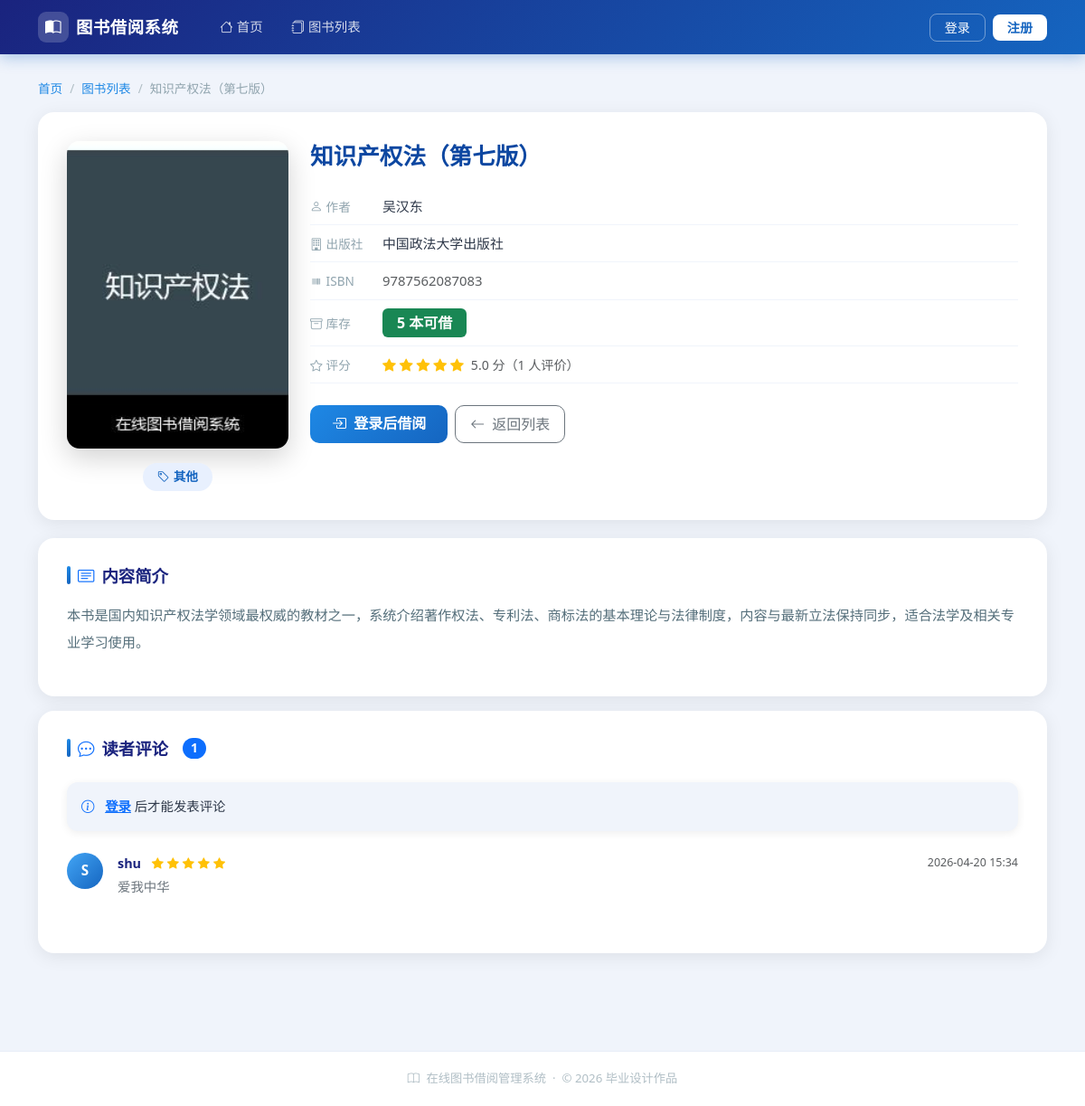
The page /book/28 on the database its author committed.
### models.py (models this page shows, shortened)
class Book(db.Model):
    __tablename__ = 'book'
    id = db.Column(db.Integer, primary_key=True)
    title = db.Column(db.String(100), nullable=False)
    author = db.Column(db.String(50), nullable=False)
    publisher = db.Column(db.String(100))
    isbn = db.Column(db.String(30), unique=True)
    description = db.Column(db.Text)
    cover_image = db.Column(db.String(200), default='default.jpg')
    stock = db.Column(db.Integer, default=1)
    category = db.Column(db.String(50), default='其他')   # 图书分类
    created_at = db.Column(db.DateTime, default=datetime.now)
    borrow_records = db.relationship('BorrowRecord', backref='book', lazy=True)
    comments = db.relationship('Comment', backref='book', lazy=True)

class Comment(db.Model):
    __tablename__ = 'comment'
    id = db.Column(db.Integer, primary_key=True)
    user_id = db.Column(db.Integer, db.ForeignKey('user.id'), nullable=False)
    book_id = db.Column(db.Integer, db.ForeignKey('book.id'), nullable=False)
    content = db.Column(db.Text, nullable=False)             # 评论内容
    rating = db.Column(db.Integer, default=5)                # 评分 1-5
    created_at = db.Column(db.DateTime, default=datetime.now)

class User(db.Model):
    __tablename__ = 'user'
    id = db.Column(db.Integer, primary_key=True)
    username = db.Column(db.String(50), unique=True, nullable=False)
    password = db.Column(db.String(200), nullable=False)
    email = db.Column(db.String(100), unique=True, nullable=False)
    is_admin = db.Column(db.Boolean, default=False)
    created_at = db.Column(db.DateTime, default=datetime.now)
    borrow_records = db.relationship('BorrowRecord', backref='user', lazy=True)
    comments = db.relationship('Comment', backref='user', lazy=True)

### app.py (the view)
@app.route('/book/<int:book_id>')
def book_detail(book_id):
    book = Book.query.get_or_404(book_id)
    comments = Comment.query.filter_by(book_id=book_id)\
                             .order_by(Comment.created_at.desc()).all()
    already_commented = False
    if 'user_id' in session:
        already_commented = Comment.query.filter_by(
            user_id=session['user_id'], book_id=book_id).first() is not None
    return render_template('book_detail.html', book=book,
                           comments=comments,
                           already_commented=already_commented)

### templates/book_detail.html (shortened to what this page needs)
{% extends 'base.html' %}
{% block content %}
<nav aria-label="breadcrumb">
    <ol class="breadcrumb">
        <li class="breadcrumb-item"><a href="{{ url_for('index') }}">首页</a></li>
        <li class="breadcrumb-item"><a href="{{ url_for('book_list') }}">图书列表</a></li>
        <li class="breadcrumb-item active">{{ book.title }}</li>
    </ol>
</nav>
<div class="detail-card">
    <div class="row g-4 align-items-start">
        <div class="col-md-3 text-center">
            <img src="{{ url_for('static', filename='images/' + book.cover_image) }}"
                 class="book-detail-cover" alt="{{ book.title }}"
                 onerror="this.src='{{ url_for('static', filename='images/default.jpg') }}'">
            {% if book.category %}
            <div class="mt-3">
                <span class="badge rounded-pill px-3 py-2"
                      style="background:#e8f0fe;color:#1565c0;font-size:.85rem">
                    <i class="bi bi-tag me-1"></i>{{ book.category }}
                </span>
            </div>
            {% endif %}
        </div>
        <div class="col-md-9">
            <h2 class="book-detail-title">{{ book.title }}</h2>
            <div class="info-row">
                <span class="info-label"><i class="bi bi-person me-1"></i>作者</span>
                <span class="info-value">{{ book.author }}</span>
            </div>
            {% if book.publisher %}
            <div class="info-row">
                <span class="info-label"><i class="bi bi-building me-1"></i>出版社</span>
                <span class="info-value">{{ book.publisher }}</span>
            </div>
            {% endif %}
            {% if book.isbn %}
            <div class="info-row">
                <span class="info-label"><i class="bi bi-upc me-1"></i>ISBN</span>
                <span class="info-value text-muted">{{ book.isbn }}</span>
            </div>
            {% endif %}
            <div class="info-row">
                <span class="info-label"><i class="bi bi-archive me-1"></i>库存</span>
                <span class="info-value">
                    {% if book.stock > 0 %}
                        <span class="badge bg-success px-3 py-2 fs-6">{{ book.stock }} 本可借</span>
                    {% else %}
                        <span class="badge bg-secondary px-3 py-2 fs-6">暂无库存</span>
                    {% endif %}
                </span>
            </div>
            {% if comments %}
            <div class="info-row">
                <span class="info-label"><i class="bi bi-star me-1"></i>评分</span>
                <span class="info-value">
                    {% set avg = (comments | sum(attribute='rating')) / comments|length %}
                    {% for i in range(1, 6) %}
                        <i class="bi bi-star{% if i <= avg|round %}-fill text-warning{% else %} text-muted{% endif %}"></i>
                    {% endfor %}
                    <span class="text-muted ms-1" style="font-size:.88rem">
                        {{ '%.1f'|format(avg) }} 分（{{ comments|length }} 人评价）
                    </span>
                </span>
            </div>
            {% endif %}
            <div class="mt-4 d-flex gap-2 flex-wrap">
                {% if session.get('user_id') %}
                    {% if book.stock > 0 %}
                        <a href="{{ url_for('borrow_book', book_id=book.id) }}"
                           class="btn btn-primary px-4 py-2"
                           onclick="return confirm('确认借阅《{{ book.title }}》？')">
                            <i class="bi bi-bookmark-plus me-1"></i> 立即借阅
                        </a>
                    {% else %}
                        <button class="btn btn-secondary px-4 py-2" disabled>
                            <i class="bi bi-x-circle me-1"></i> 库存不足
                        </button>
                    {% endif %}
                {% else %}
                    <a href="{{ url_for('login') }}" class="btn btn-primary px-4 py-2">
                        <i class="bi bi-box-arrow-in-right me-1"></i> 登录后借阅
                    </a>
                {% endif %}
                <a href="{{ url_for('book_list') }}" class="btn btn-outline-secondary px-3 py-2">
                    <i class="bi bi-arrow-left me-1"></i> 返回列表
                </a>
            </div>
        </div>
    </div>
</div>
{% if book.description %}
<div class="desc-card mt-3">
    <div class="section-title mb-3">
        <span class="title-dot"></span>
        <i class="bi bi-card-text text-primary"></i> 内容简介
    </div>
    <p>{{ book.description }}</p>
</div>
{% endif %}
<div class="desc-card mt-3">
    <div class="section-title mb-4">
        <span class="title-dot"></span>
        <i class="bi bi-chat-dots text-primary"></i> 读者评论
        <span class="badge bg-primary rounded-pill ms-2">{{ comments|length }}</span>
    </div>
    {% if session.get('user_id') %}
        {% if not already_commented %}
        <form method="POST" action="{{ url_for('add_comment', book_id=book.id) }}" class="mb-4">
            <div class="mb-3">
                <label class="form-label-sm-bold">我的评分</label>
                <div class="d-flex gap-2 align-items-center" id="star-wrap">
                    {% for i in range(1, 6) %}
                    <label style="cursor:pointer;font-size:1.6rem;color:#ffc107" title="{{ i }}星">
                        <input type="radio" name="rating" value="{{ i }}"
                               style="display:none" {% if i == 5 %}checked{% endif %}>
                        <i class="bi bi-star-fill" id="star-{{ i }}"></i>
                    </label>
                    {% endfor %}
                    <span class="text-muted small ms-1" id="star-label">5 星</span>
                </div>
            </div>
            <div class="mb-3">
                <label class="form-label-sm-bold">评论内容</label>
                <textarea name="content" class="form-control" rows="3"
                          placeholder="说说你对这本书的看法..." required
                          style="border:1.5px solid #dde3f0;border-radius:10px;
                                 background:#f8faff;font-size:.93rem"></textarea>
            </div>
            <button type="submit" class="btn btn-primary px-4">
                <i class="bi bi-send me-1"></i> 发表评论
            </button>
        </form>
        {% else %}
        <div class="alert alert-info border-0 rounded-3 mb-4" style="font-size:.9rem">
            <i class="bi bi-check-circle me-2"></i>你已经评论过这本书了
        </div>
        {% endif %}
    {% else %}
    <div class="alert border-0 rounded-3 mb-4"
         style="background:#f0f4fb;font-size:.9rem">
        <i class="bi bi-info-circle me-2 text-primary"></i>
        <a href="{{ url_for('login') }}" class="text-primary fw-bold">登录</a> 后才能发表评论
    </div>
    {% endif %}
    {% if comments %}
        {% for c in comments %}
        <div class="d-flex gap-3 mb-3 pb-3 {% if not loop.last %}border-bottom{% endif %}"
             style="border-color:#f0f4fb!important">
            <div style="width:40px;height:40px;border-radius:50%;flex-shrink:0;
                        background:linear-gradient(135deg,#42a5f5,#1565c0);
                        display:flex;align-items:center;justify-content:center;
                        color:#fff;font-weight:700;font-size:.95rem">
                {{ c.user.username[0] | upper }}
            </div>
            <div class="flex-grow-1">
                <div class="d-flex justify-content-between align-items-center mb-1">
                    <div>
                        <span class="fw-semibold" style="color:#1a237e;font-size:.9rem">
                            {{ c.user.username }}
                        </span>
                        <span class="ms-2">
                            {% for i in range(1, 6) %}
                                <i class="bi bi-star{% if i <= c.rating %}-fill text-warning{% else %} text-muted{% endif %}"
                                   style="font-size:.82rem"></i>
                            {% endfor %}
                        </span>
                    </div>
                    <div class="d-flex align-items-center gap-2">
                        <span class="text-muted" style="font-size:.78rem">
                            {{ c.created_at.strftime('%Y-%m-%d %H:%M') }}
                        </span>
                    </div>
                </div>
                <p class="mb-0 text-secondary" style="font-size:.9rem;line-height:1.7">
                    {{ c.content }}
                </p>
            </div>
        </div>
        {% endfor %}
    {% else %}
        <div class="text-center py-4">
            <i class="bi bi-chat-square text-muted" style="font-size:2.5rem"></i>
            <p class="text-muted mt-2 mb-0">暂无评论，快来发表第一条评论吧！</p>
        </div>
    {% endif %}
</div>
{% endblock %}

### static/css/style.css (style rules this page uses)
*, *::before, *::after { box-sizing: border-box; }
body { font-family: "Microsoft YaHei", "PingFang SC", "Segoe UI", sans-serif; background: #f0f4fb; color: #2d3748; font-size: 15px; }
a { transition: color .2s; }
.alert { border: none !important; border-radius: 12px !important; box-shadow: 0 2px 10px rgba(0,0,0,.07); font-size: .92rem; }
.section-title { font-size: 1.15rem; font-weight: 800; color: #1a237e; display: flex; align-items: center; gap: 8px; margin-bottom: 18px; }
.section-title .title-dot { width: 4px; height: 20px; background: linear-gradient(#1e88e5, #1565c0); border-radius: 2px; }
.detail-card { border: none !important; border-radius: 18px !important; box-shadow: 0 4px 20px rgba(0,0,0,.08); padding: 32px; background: #fff; margin-bottom: 20px; }
.book-detail-cover { width: 100%; max-height: 340px; object-fit: cover; border-radius: 14px; box-shadow: 0 10px 30px rgba(0,0,0,.18); }
.book-detail-title { font-size: 1.6rem; font-weight: 800; color: #0d47a1; line-height: 1.3; margin-bottom: 18px; }
.info-row { display: flex; align-items: baseline; gap: 8px; padding: 9px 0; border-bottom: 1px solid #f0f4fb; font-size: .93rem; }
.info-label { color: #90a4ae; width: 72px; flex-shrink: 0; font-size: .85rem; }
.info-value { color: #2d3748; font-weight: 500; }
.desc-card { border: none !important; border-radius: 18px !important; box-shadow: 0 4px 20px rgba(0,0,0,.08); padding: 28px 32px; background: #fff; }
.desc-card p { line-height: 1.95; color: #546e7a; font-size: .95rem; }
.breadcrumb { background: none; padding: 0 0 16px; margin: 0; font-size: .85rem; }
.breadcrumb-item + .breadcrumb-item::before { color: #b0bec5; }
.breadcrumb-item a { color: #1e88e5; text-decoration: none; }
.breadcrumb-item.active { color: #90a4ae; }
.btn-primary { background: linear-gradient(135deg, #1e88e5, #1565c0); border: none; border-radius: 10px; font-weight: 600; }
.btn-outline-secondary { border-radius: 10px; }

### rows shown on the page
Book: title "知识产权法（第七版）", cover_image (picture), category "其他", author "吴汉东", publisher "中国政法大学出版社", isbn "9787562087083", stock "5", description "本书是国内知识产权法学领域最权威的教材之一，系统介绍著作权法、专利法、商标法的基本理论与法律制度，内容与最新立法保持同步，适合法学及相关专业学习使用。"
Comment: rating 5 (drawn), user "S", user.username "shu", created_at "2026-04-20 15:34", content "爱我中华"

### other values the page prints
{{ '%.1f'|format(avg) }} "5.0"
{{ comments|length }} "1"
